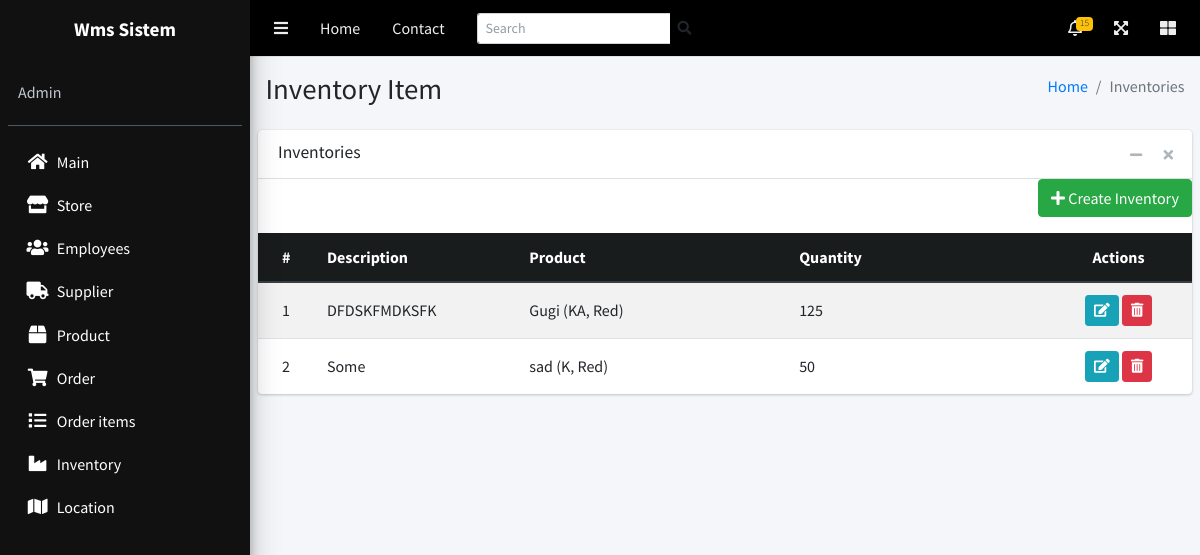
Page /inventory/view_i/ on the committed database.
### inventory/models.py (models this page shows, shortened)
class Inventory(models.Model):
    description = models.CharField(max_length=100)
    product = models.ForeignKey(Product, on_delete=models.CASCADE)
    quantity = models.IntegerField()

### product/models.py (models this page shows)
class Product(models.Model):
    SIZE_CHOICES = [
        ('K', 'Kichik'),
        ('O', 'O\'rta'),
        ('KA', 'Katta'),
        ('JK', 'Juda Katta'),
    ]
    COLOUR_CHOICES = [
        ('Red', 'Red'),
        ('Blue', 'Blue'),
        ('Black', 'Black'),
        ('White', 'White'),
        ('Green', 'Green'),
    ]
    cloth_name = models.CharField(max_length=100)
    price = models.IntegerField()
    size = models.CharField(max_length=80, choices=SIZE_CHOICES)
    colour = models.CharField(max_length=80, choices=COLOUR_CHOICES)
    supplier = models.ForeignKey(Supplier, on_delete=models.CASCADE)
    def __str__(self):
        return f"{self.cloth_name} ({self.size}, {self.colour})"

### inventory/views.py (the view)
# urls.py: path('view_i/', inventory_view, name='inventory_i'),
def inventory_view(request):
    inventory = Inventory.objects.all()
    ctx = {'inventories': inventory}
    return render(request, 'inventory.html', ctx)

### templates/inventory.html (shortened to what this page needs)
{% extends 'base.html' %}
    {% block content %}
        <div class="content-wrapper">
            <section class="content-header">
                <div class="container-fluid">
                    <div class="row mb-2">
                        <div class="col-sm-6">
                            <h1>Inventory Item</h1>
                        </div>
                        <div class="col-sm-6">
                            <ol class="breadcrumb float-sm-right">
                                <li class="breadcrumb-item"><a href="#">Home</a></li>
                                <li class="breadcrumb-item active">Inventories</li>
                            </ol>
                        </div>
                    </div>
                </div>
            </section>
            <section class="content">
                <div class="card">
                    <div class="card-header">
                        <h3 class="card-title">Inventories</h3>
                        <div class="card-tools">
                            <button type="button" class="btn btn-tool" data-card-widget="collapse" title="Collapse">
                                <i class="fas fa-minus"></i>
                            </button>
                            <button type="button" class="btn btn-tool" data-card-widget="remove" title="Remove">
                                <i class="fas fa-times"></i>
                            </button>
                        </div>
                    </div>
                    <div class="card-body p-0">
                        <div class="mb-3 d-flex justify-content-end">
                            <a href="{% url 'create_inventory' %}" class="btn btn-success">
                                <i class="fas fa-plus"></i> Create Inventory
                            </a>
                        </div>
                        <table class="table table-striped projects">
                            <thead class="thead-dark">
                            <tr>
                                <th style="width: 3%; background: #191c1c">#</th>
                                <th style="width: 15%; background: #191c1c">Description</th>
                                <th style="width: 20%; background: #191c1c">Product</th>
                                <th style="width: 20%; background: #191c1c">Quantity</th>
                                <th style="width: 10%; background: #191c1c" class="text-center">Actions</th>
                            </tr>
                            </thead>
                            <tbody>
                            {% for inventory in inventories %}
                                <tr>
                                    <td>{{ inventory.id }}</td>
                                    <td>{{ inventory.description }}</td>
                                    <td>{{ inventory.product }}</td>
                                    <td>{{ inventory.quantity }}</td>
                                    <td class="text-center">
                                        <a href="{% url 'update_inventory' inventory.id %}"
                                           class="btn btn-sm btn-info">
                                            <i class="fas fa-edit"></i>
                                        </a>
                                        <a href="{% url 'delete_inventory' inventory.id %}" class="btn btn-sm btn-danger"
                                           data-bs-toggle="modal">
                                            <i class="fas fa-trash-alt"></i>
                                        </a>
                                    </td>
                                </tr>
                            {% endfor %}
                            </tbody>
                        </table>
                    </div>
                </div>
            </section>
        </div>
    {% endblock %}

### rows in the picture
Inventory: id "1", description "DFDSKFMDKSFK", product "Gugi (KA, Red)", quantity "125"
Inventory: id "2", description "Some", product "sad (K, Red)", quantity "50"
